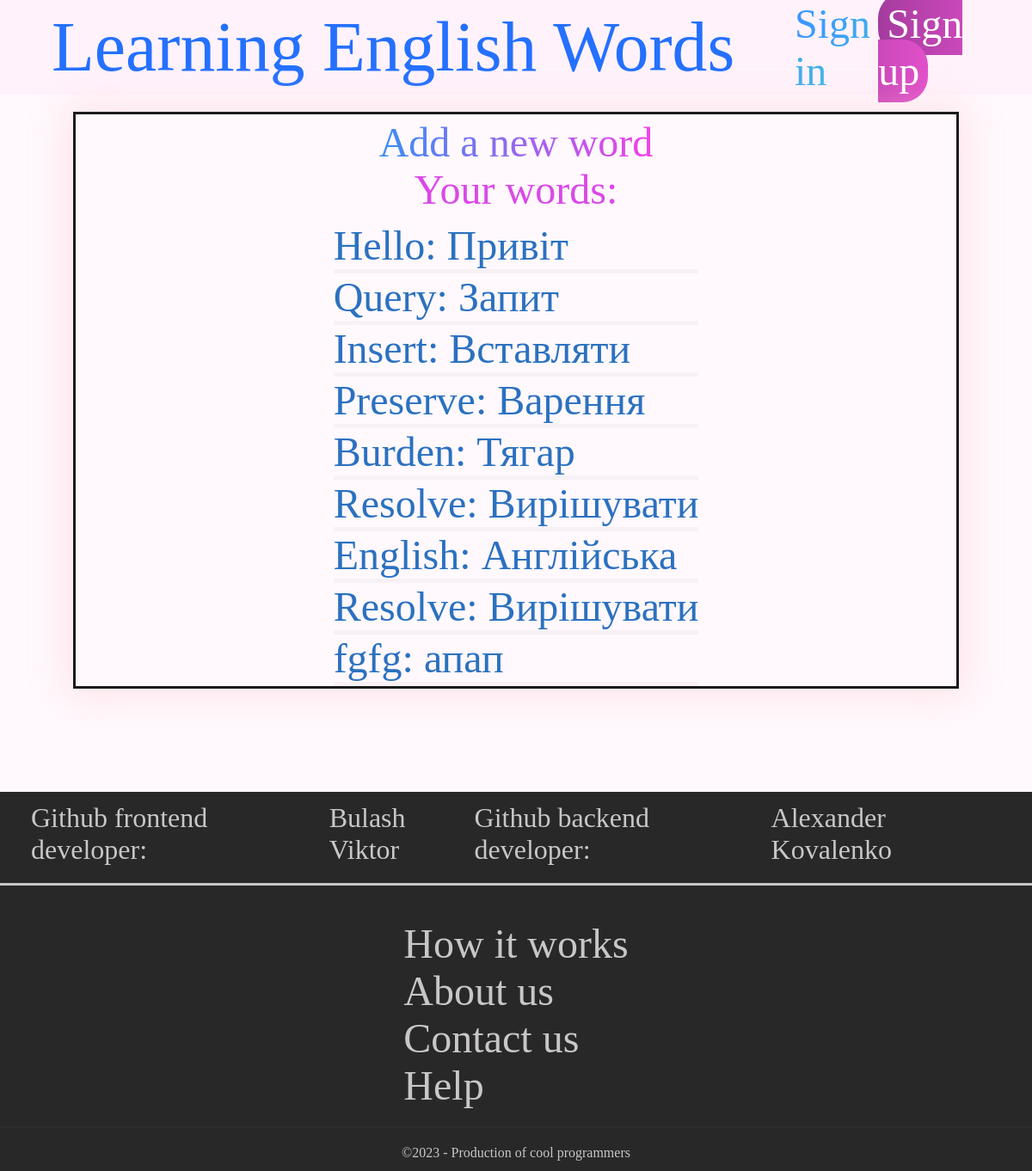
/mywords/, run on an earlier commit of the app's database.
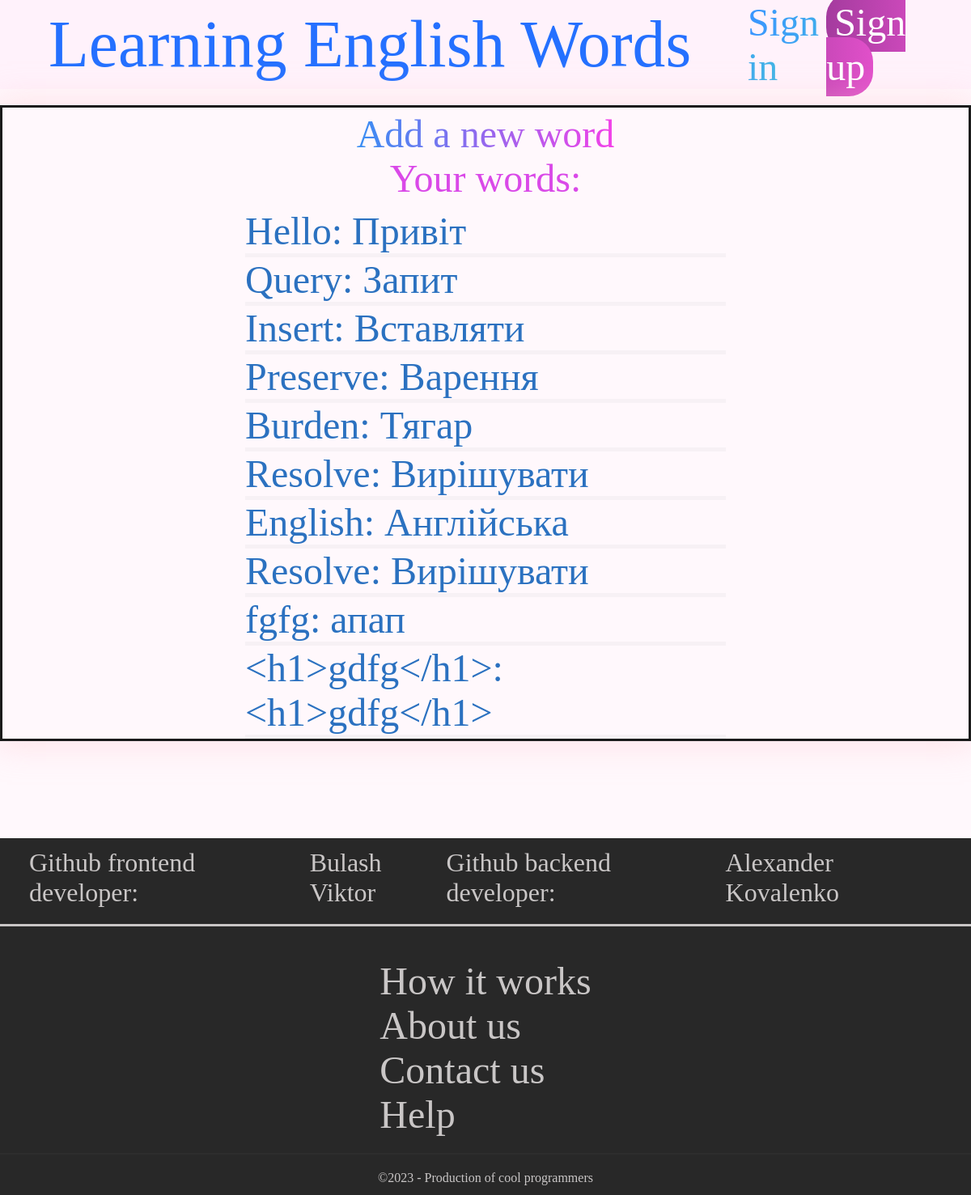
And on a later commit of the database.
### base/models.py (models this page shows, shortened)
class Word(models.Model):
    eng_word = models.CharField(max_length=50, blank=False)
    translate_word = models.CharField(max_length=200, blank=False)
    date = models.DateField(auto_now=True)
    score = models.IntegerField(default=0)
    objects = models.Manager

### base/views.py (the view)
# urls.py: path('mywords/', views.words, name='mywords'),
def words(request):
    mywords = Word.objects.all().values()
    template = loader.get_template('base/mywords.html')
    context = {
        'mywords': mywords,
    }
    return HttpResponse(template.render(context, request))

### base/templates/base/mywords.html (shortened to what this page needs)
<!doctype html>
<html lang="ru">
<head>
    <link rel="stylesheet" type="text/css" href="../../static/zero.css">
    <link rel="stylesheet" type="text/css" href="../../static/style_mywords.css">
</head>
<body>
<header class="header_base">
    <div class="header_div">
        <h1 class="header_h1"><a href="/ " class="header_a">Learning English Words</a></h1>
        <ul class="header_ul">
            <li><a href="#" class="header_li1">Sign in</a></li>
            <li><a href="#" class="header_li2">Sign up</a></li>
        </ul>
    </div>
</header>
    <div class="content">
        <ul class="content_ul">
            <div class="content_div_p">
                <a class="content_a" href="/create_word">Add a new word</a>
                <p class="content_p">Your words:</p>
            </div>
            {% for x in mywords %}
            <li><a class="content_table_a" href="details/{{ x.id }}"> {{ x.eng_word }}: {{ x.translate_word }}</a></li>
            <hr class="content_hr">
            {% endfor %}
        </ul>
    </div>
<footer>
    <div class="footer_base">
        <div class="footer_row">
            <ul class="footer_cont">
                <li class="footer_li_frontend">Github frontend developer: </li>
                <li><a href="https://github.com/ViktorJun" class="footer_cont_a" target="_blank">Bulash Viktor</a></li>
            </ul>
            <ul class="footer_cont">
                <li class="footer_li_backend">Github backend developer: </li>
                <li><a href="https://github.com/SasAlexx" class="footer_cont_a" target="_blank">Alexander Kovalenko</a></li>
            </ul>
        </div>
        <hr class="footer_hr_white">
        <div class="footer_column">
            <ul class="footer_inf">
                <li><a href="" class="footer_inf_a">How it works</a></li>
                <li><a href="" class="footer_inf_a">About us</a></li>
                <li><a href="" class="footer_inf_a">Contact us</a></li>
                <li><a href="" class="footer_inf_a">Help</a></li>
            </ul>
        </div>
        <hr class="footer_hr_gray">
        <p class="footer_year">©2023 - Production of cool programmers</p>
    </div>
</footer>
</body>
</html>

### base/static/zero.css (style rules this page uses)
* { padding: 0px; margin: 0px; border: none; }
*, *::before, *::after { box-sizing: border-box; }
a, a:link, a:visited { text-decoration: none; }
aside, nav, footer, header, section, main { display: block; }
h1, h2, h3, h4, h5, h6, p { font-size: inherit; font-weight: inherit; }
ul, ul li { list-style: none; }

### base/static/style_mywords.css (style rules this page uses)
body { background: #fff8fc; }
.header_base { background-color: #fff2fb; min-height: 100px; width: 100%; }
.header_div { display: flex; justify-content: space-between; margin: auto; align-items: center; font-size: 3rem; width: 90%; }
.header_h1 { font-size: 170%; }
a.header_a { color: #2470ff; }
ul.header_ul { display: flex; width: 20%; justify-content: space-between; }
a.header_li1 { background-image: linear-gradient(to right, #3a95ff, #42b4e5); -webkit-background-clip: text; color: transparent; }
.header_li2 { padding: 10px 10px; background-image: linear-gradient(to right, #a43b9e, #e150ca); border-radius: 30px; color: #ffffff; }
.content { display: flex; flex-direction: column; align-items: center; font-size: 3rem; background: #fff8fc; }
.content_ul { padding: 0 25% 0 25%; border: 3px solid #1b1b1b; margin: 20px 0 0 0; box-shadow: 0 0 40px 5px rgba(255, 192, 203, 0.4); }
.content_div_p { display: flex; flex-direction: column; align-items: center; margin: 5px 0 10px 0; }
.content_p { color: #da49e8; }
a.content_table_a { color: #2b71c0; }
a.content_a { background-image: linear-gradient(to right, #388ef3, #f341e8); -webkit-background-clip: text; color: transparent; ; }
.content_hr { border: none; border-top: 5px solid rgba(201, 198, 198, 0.15); margin: 0 0; }
.footer_base { display: flex; margin: 10% 0 0 0; background-color: #282828; justify-content: center; flex-direction: column; }
.footer_row { display: flex; justify-content: space-between; margin: 1% 3% 0 3%; font-size: 2rem; color: #c9c6c6; }
.footer_cont { list-style: none; display: flex; }
.footer_column { display: flex; flex-direction: column; align-items: center; margin-top: 20px; font-size: 3rem; }
.footer_inf { list-style: none; flex-direction: column; }
.footer_li_frontend { margin-right: 1rem; }
.footer_li_backend { margin-right: 1rem; }
a.footer_cont_a { color: #c9c6c6; }
a.footer_inf_a { color: #c9c6c6; }
.footer_hr_white { border: none; border-top: 3px solid #c9c6c6; margin: 20px 0; }
.footer_hr_gray { border: none; border-top: 2px solid rgba(112, 112, 112, 0.06); margin: 20px 0; }
.footer_year { display: flex; margin: 0 0 1% 0; color: #c9c6c6; font-size: 1rem; justify-content: center; }

What changed in the data, as far as the page shows it:
added Word: eng_word "<h1>gdfg</h1>", translate_word "<h1>gdfg</h1>"
